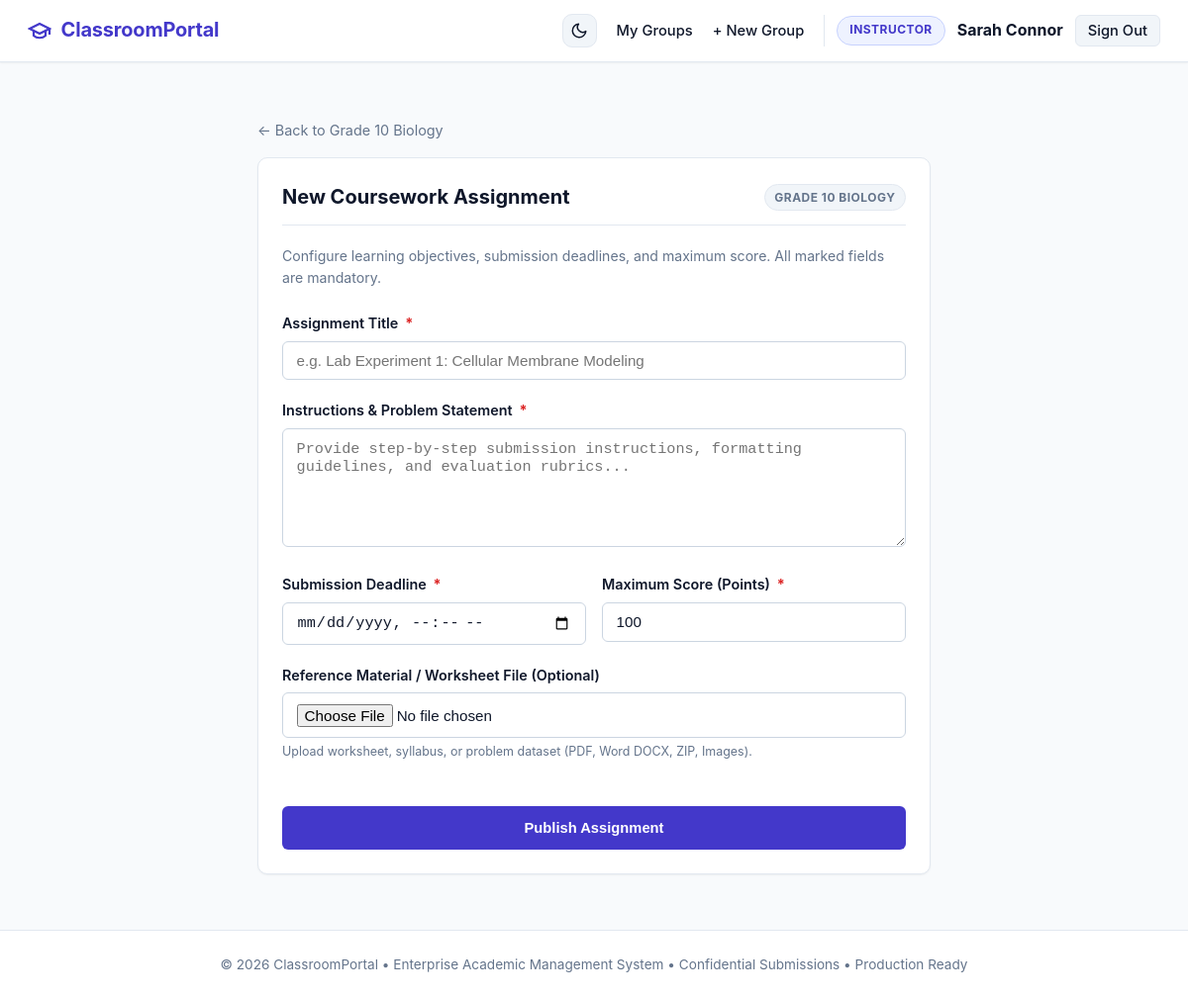
The app's page /teacher/groups/13/assignments/create (signed in) with its own data.
### tables this page shows
CREATE TABLE users (
            id INTEGER PRIMARY KEY AUTOINCREMENT,
            username TEXT UNIQUE NOT NULL,
            email TEXT UNIQUE NOT NULL,
            password_hash TEXT NOT NULL,
            role TEXT NOT NULL CHECK(role IN ('teacher', 'student')),
            full_name TEXT NOT NULL,
            created_at TIMESTAMP DEFAULT CURRENT_TIMESTAMP
        );

CREATE TABLE groups (
            id INTEGER PRIMARY KEY AUTOINCREMENT,
            name TEXT NOT NULL,
            description TEXT,
            join_code TEXT UNIQUE NOT NULL,
            teacher_id INTEGER NOT NULL,
            created_at TIMESTAMP DEFAULT CURRENT_TIMESTAMP, subject TEXT NOT NULL DEFAULT 'General',
            FOREIGN KEY (teacher_id) REFERENCES users(id) ON DELETE CASCADE
        );

### app.py (the view, shortened to what this page needs)
@app.route('/teacher/groups/<int:group_id>/assignments/create', methods=['GET', 'POST'])
@teacher_required
def teacher_create_assignment(group_id):
    db = get_db()
    group = db.execute(
        'SELECT * FROM groups WHERE id = ? AND teacher_id = ?',
        (group_id, g.user['id'])
    ).fetchone()
    if not group:
        flash('Group not found or access unauthorized.', 'danger')
        return redirect(url_for('teacher_dashboard'))
    return render_template('teacher/create_assignment.html', group=group)

### app.py (called while the page is built)
@app.after_request
def add_security_headers(response):
    response.headers['X-Content-Type-Options'] = 'nosniff'
    response.headers['X-Frame-Options'] = 'SAMEORIGIN'
    response.headers['X-XSS-Protection'] = '1; mode=block'
    response.headers['Referrer-Policy'] = 'strict-origin-when-cross-origin'
    return response

def get_db():
    db = getattr(g, '_database', None)
    if db is None:
        db_file = app.config.get('DATABASE_PATH', DATABASE_PATH)
        db = g._database = create_connection(db_file)
    return db

@app.teardown_appcontext
def close_connection(exception):
    db = getattr(g, '_database', None)
    if db is not None:
        db.close()

def get_current_user():
    if 'user_id' not in session:
        return None
    db = get_db()
    user = db.execute('SELECT * FROM users WHERE id = ?', (session['user_id'],)).fetchone()
    return user

@app.before_request
def load_user():
    g.user = get_current_user()

def teacher_required(f):
    @wraps(f)
    def decorated_function(*args, **kwargs):
        if g.user is None or g.user['role'] != 'teacher':
            flash('Access restricted to teachers only.', 'danger')
            return redirect(url_for('index'))
        return f(*args, **kwargs)
    return decorated_function

### database.py (called while the page is built)
def create_connection(path=None):
    db_file = path or DATABASE_PATH
    conn = sqlite3.connect(db_file)
    conn.row_factory = sqlite3.Row
    conn.execute("PRAGMA foreign_keys = ON;")
    return conn

### templates/teacher/create_assignment.html (shortened to what this page needs)
{% extends "base.html" %}
{% block content %}
<div style="max-width: 680px; margin: 1.5rem auto;">
    <div style="margin-bottom: 1rem;">
        <a href="{{ url_for('teacher_group_detail', group_id=group['id']) }}" style="color: var(--text-muted); text-decoration: none; font-size: 0.9rem;">
            &larr; Back to {{ group['name'] }}
        </a>
    </div>
    <div class="card">
        <div class="card-header">
            <h2 class="card-title">New Coursework Assignment</h2>
            <span class="badge badge-secondary">{{ group['name'] }}</span>
        </div>
        <p style="color: var(--text-muted); font-size: 0.88rem; margin-bottom: 1.5rem;">
            Configure learning objectives, submission deadlines, and maximum score. All marked fields are mandatory.
        </p>
        <form method="POST" action="{{ url_for('teacher_create_assignment', group_id=group['id']) }}" enctype="multipart/form-data">
            <div class="form-group">
                <label class="form-label" for="title">
                    Assignment Title <span class="required-star">*</span>
                </label>
                <input type="text" id="title" name="title" class="form-control" required placeholder="e.g. Lab Experiment 1: Cellular Membrane Modeling">
            </div>
            <div class="form-group">
                <label class="form-label" for="description">
                    Instructions &amp; Problem Statement <span class="required-star">*</span>
                </label>
                <textarea id="description" name="description" class="form-control" style="min-height: 120px;" required placeholder="Provide step-by-step submission instructions, formatting guidelines, and evaluation rubrics..."></textarea>
            </div>
            <div class="form-row">
                <div class="form-group">
                    <label class="form-label" for="due_date">
                        Submission Deadline <span class="required-star">*</span>
                    </label>
                    <input type="datetime-local" id="due_date" name="due_date" class="form-control" required>
                </div>
                <div class="form-group">
                    <label class="form-label" for="max_points">
                        Maximum Score (Points) <span class="required-star">*</span>
                    </label>
                    <input type="number" id="max_points" name="max_points" class="form-control" required min="1" max="1000" value="100">
                </div>
            </div>
            <div class="form-group">
                <label class="form-label" for="attachment">
                    Reference Material / Worksheet File (Optional)
                </label>
                <input type="file" id="attachment" name="attachment" class="form-control" accept=".pdf,.doc,.docx,.zip,.txt,.png,.jpg,.jpeg">
                <small style="color: var(--text-muted); font-size: 0.78rem;">Upload worksheet, syllabus, or problem dataset (PDF, Word DOCX, ZIP, Images).</small>
            </div>
            <button type="submit" class="btn btn-primary btn-block" style="margin-top: 1.5rem; padding: 0.75rem;">
                Publish Assignment
            </button>
        </form>
    </div>
</div>
{% endblock %}

### templates/base.html (shortened to what this page needs)
<!DOCTYPE html>
<html lang="en">
<head>
    <link rel="stylesheet" href="{{ url_for('static', filename='css/style.css') }}">
</head>
<body>
    <header class="navbar">
        <a href="{{ url_for('index') }}" class="nav-brand">
            <svg class="brand-icon" xmlns="http://www.w3.org/2000/svg" viewBox="0 0 24 24" stroke="currentColor">
                <path d="M22 10v6M2 10l10-5 10 5-10 5z"/>
                <path d="M6 12v5c3 3 9 3 12 0v-5"/>
            </svg>
            <span>ClassroomPortal</span>
        </a>
        <nav>
            <ul class="nav-links">
                <li>
                    <button id="theme-toggle" class="theme-toggle-btn" aria-label="Toggle Theme" title="Switch Light/Dark Mode">
                        <svg class="moon-icon" xmlns="http://www.w3.org/2000/svg" width="18" height="18" viewBox="0 0 24 24" fill="none" stroke="currentColor" stroke-width="2" stroke-linecap="round" stroke-linejoin="round">
                            <path d="M21 12.79A9 9 0 1 1 11.21 3 7 7 0 0 0 21 12.79z"></path>
                        </svg>
                    </button>
                </li>
                {% if g.user %}
                    {% if g.user['role'] == 'teacher' %}
                        <li><a href="{{ url_for('teacher_dashboard') }}">My Groups</a></li>
                        <li><a href="{{ url_for('teacher_create_group') }}">+ New Group</a></li>
                    {% else %}
                        <li><a href="{{ url_for('student_dashboard') }}">My Classes</a></li>
                        <li><a href="{{ url_for('student_join_group') }}">+ Join Group</a></li>
                    {% endif %}
                    <li class="nav-user">
                        {% if g.user['role'] == 'teacher' %}
                            <span class="user-badge teacher">Instructor</span>
                        {% else %}
                            <span class="user-badge student">Student</span>
                        {% endif %}
                        <strong>{{ g.user['full_name'] }}</strong>
                        <a href="{{ url_for('logout') }}" class="btn btn-secondary btn-sm">Sign Out</a>
                    </li>
                {% else %}
                    <li><a href="{{ url_for('login') }}">Sign In</a></li>
                    <li><a href="{{ url_for('register') }}" class="btn btn-primary btn-sm">Create Account</a></li>
                {% endif %}
            </ul>
        </nav>
    </header>
    <main class="container">
        {% block content %}{% endblock %}
    </main>
    <footer>
        <p>&copy; 2026 ClassroomPortal &bull; Enterprise Academic Management System &bull; Confidential Submissions &bull; Production Ready</p>
    </footer>
</body>
</html>

### records on screen
users: user.full_name "Sarah Connor"
groups: name "Grade 10 Biology", name "GRADE 10 BIOLOGY"
